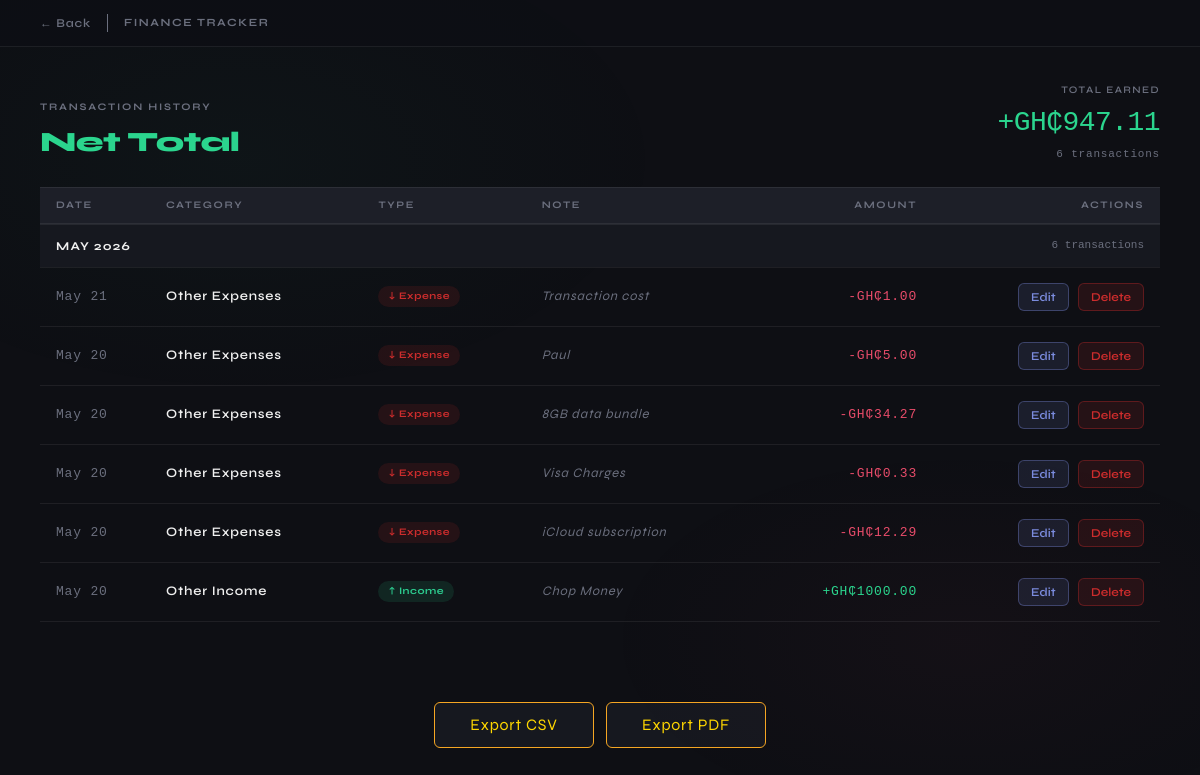
Screenshot of /transaction-history (signed in) with the database file from the repository.
### main.py (models this page shows)
class Transaction(db.Model):
    id = db.Column(db.Integer, primary_key=True)
    amount = db.Column(db.Float, nullable=False)
    category = db.Column(db.String(120), nullable=False)
    transaction_type = db.Column(db.String(120), nullable=False)
    month = db.Column(db.String(120), nullable=False)
    year = db.Column(db.String(120), nullable=False)
    dateMonth = db.Column(db.String(120) ,nullable=False)
    note = db.Column(db.String(120), nullable=True)
    user_id = db.Column(db.Integer, db.ForeignKey('user.id'), nullable=False)

### main.py (the view)
@app.route("/transaction-history")
@login_required
def transaction_history():
    filter_type = request.args.get('filter', 'all')
    current_month_str = actual_month(now.month)
    current_year_str = str(now.year)
    last_month_num = 12 if now.month == 1 else now.month - 1
    last_month_year_str = str(now.year - 1) if now.month == 1 else str(now.year)
    last_month_str = actual_month(last_month_num)
    base_query = Transaction.query.filter_by(user_id=current_user.id)
    if filter_type == 'income':
        transactions = base_query.filter_by(transaction_type='income', month=current_month_str,
                                            year=current_year_str).all()
        page_title = "Income"
    elif filter_type == 'expenses':
        transactions = base_query.filter_by(transaction_type='expenses', month=current_month_str,
                                            year=current_year_str).all()
        page_title = "Expenses"
    elif filter_type == 'last_month_income':
        transactions = base_query.filter_by(transaction_type='income', month=last_month_str,
                                            year=last_month_year_str).all()
        page_title = "Last Month Income"
    elif filter_type == 'last_month_expenses':
        transactions = base_query.filter_by(transaction_type='expenses', month=last_month_str,
                                            year=last_month_year_str).all()
        page_title = "Last Month Expenses"
    else:  # 'net' or 'all'
        transactions = base_query.all()
        page_title = "Net Total"
    transactions.sort(key=lambda x: x.id, reverse=True)
    return render_template("transaction-history.html", transactions=transactions, page_title=page_title,
                           filter_type=filter_type)

### main.py (called while the page is built)
def actual_month(fig:int) -> str:
    num:int = fig - 1
    month_string:str = monthStr[num]
    return month_string

@login_manager.user_loader
def load_user(user_id):
    return User.query.get(int(user_id))

### templates/transaction-history.html (shortened to what this page needs)
<!doctype html>
<html lang="en">
  <head>
    <link rel="stylesheet" href="{{ url_for('static', filename='bootstrap.min.css') }}" />
    <link rel="stylesheet" href="{{ url_for('static', filename='styles.css') }}" />
    <link rel="stylesheet" href="{{ url_for('static', filename='history.css') }}" />
  </head>
  <body>
    <div class="topbar">
      <div class="topbar-left">
        <a class="back-btn" href="{{ url_for('home') }}">← Back</a>
        <span class="topbar-brand">FINANCE TRACKER</span>
      </div>
    </div>
    {% set income_list = transactions | selectattr('transaction_type', 'equalto', 'income') | list %}
    {% set expense_list = transactions | selectattr('transaction_type', 'equalto', 'expenses') | list %}
    {% set total_income = income_list | sum(attribute='amount') %}
    {% set total_expenses = expense_list | sum(attribute='amount') %}
    {% if filter_type in ['income', 'last_month_income'] %}
      {% set display_total = total_income %}
      {% set sign = '+' %}
      {% set color_class = 'income' %}
    {% elif filter_type in ['expenses', 'last_month_expenses'] %}
      {% set display_total = total_expenses %}
      {% set sign = '-' %}
      {% set color_class = 'expense' %}
    {% else %}
      {% set display_total = total_income - total_expenses %}
      {% set sign = '+' if display_total >= 0 else '' %}
      {% set color_class = 'income' if display_total >= 0 else 'expense' %}
    {% endif %}
    <div class="page-header">
      <div class="page-title-group">
        <div class="page-eyebrow">Transaction History</div>
        <div class="page-title {{ color_class }}s">{{ page_title }}</div>
      </div>
      <div class="page-summary">
        <div class="summary-label">{{ 'Balance' if filter_type == 'net' else ('Total Earned' if color_class == 'income' else 'Total Spent') }}</div>
        <div class="summary-total {{ color_class }}s">
          {{ sign }}GH₵{{ "%.2f"|format(display_total) }}
        </div>
        <div class="summary-count">{{ transactions | length }} transactions</div>
      </div>
    </div>
    <div class="table-wrap">
      {% if transactions %}
        {% set ns = namespace(current_month='', current_year='') %}
        <table>
          <thead>
            <tr class="col-headers">
              <th>Date</th>
              <th>Category</th>
              <th>Type</th>
              <th>Note</th>
              <th class="right">Amount</th>
              <th class="right">Actions</th>
            </tr>
          </thead>
          <tbody>
            {% for t in transactions %}
              {% if t.month != ns.current_month or t.year|string != ns.current_year %}
                {% set ns.current_month = t.month %}
                {% set ns.current_year = t.year|string %}
                {% set month_txns = transactions | selectattr('month', 'equalto', t.month) | selectattr('year', 'equalto', t.year) | list %}
                <tr class="month-group">
                  <td colspan="4">{{ t.month }} {{ t.year }}</td>
                  <td colspan="2" class="month-count-col">{{ month_txns | length }} transactions</td>
                </tr>
              {% endif %}
              <tr class="data-row">
                <td class="date-cell">{{ t.dateMonth }}</td>
                <td class="category-cell">{{ t.category }}</td>
                <td>
                  <span class="type-pill {{ 'income' if t.transaction_type == 'income' else 'expense' }}">
                    {{ '↑ Income' if t.transaction_type == 'income' else '↓ Expense' }}
                  </span>
                </td>
                <td class="note-cell">{{ t.note or '—' }}</td>
                <td class="amount-cell {{ 'income' if t.transaction_type == 'income' else 'expense' }}s">
                  {{ '+' if t.transaction_type == 'income' else '-' }}GH₵{{ "%.2f"|format(t.amount) }}
                </td>
                <td class="actions-cell">
                  <button type="button" class="btn-edit"
                          data-id="{{ t.id }}"
                          data-amount="{{ t.amount }}"
                          data-category="{{ t.category }}"
                          data-type="{{ t.transaction_type }}"
                          data-note="{{ t.note }}"
                          onclick="openEditModalSafely(this)">
                    Edit
                  </button>
                  <form action="{{ url_for('delete_transaction', tx_id=t.id) }}" method="POST"
                        style="display:inline; margin:0;"
                        onsubmit="return confirm('Are you sure you want to delete this transaction?');">
                    <button type="submit" class="btn-delete">Delete</button>
                  </form>
                </td>
              </tr>
            {% endfor %}
          </tbody>
        </table>
      {% else %}
        <div class="empty">
          <div class="empty-icon">📭</div>
          <p>No transactions found for this category.</p>
        </div>
      {% endif %}
    </div>
    <div class="export-row">
      <a href="{{ url_for('export') }}" class="export btn">Export CSV</a>
      <a href="{{ url_for('export_pdf') }}" class="export btn">Export PDF</a>
    </div>
  </body>
</html>

### static/styles.css (style rules this page uses)
* { margin: 0; padding: 0; box-sizing: border-box; }
body { font-family: 'Syne', sans-serif; background-color: #0e0f14; height: 100vh; color: #fff; letter-spacing: 0.05em; }
a { text-decoration: none; color: inherit; }
.income { border-top: 5px solid #2bd58e; background: linear-gradient(135deg, rgba(43, 213, 142, 0.08) 0%, #15171e 40%, #0d0e12 100%); color: #2bd58e; }
.expenses { border-top: 5px solid #e84c6a; background: linear-gradient(135deg, rgba(213, 68, 43, 0.08) 0%, #15171e 40%, #0d0e12 100%); color: #e84c6a; }

### static/history.css (style rules this page uses)
*, *::before, *::after { box-sizing: border-box; margin: 0; padding: 0; }
body { background: #0e0f14; font-family: "Syne", sans-serif; color: #f0f0f0; min-height: 100vh; }
body::before { content: ""; position: fixed; inset: 0; background: radial-gradient( ellipse 60% 50% at 20% 20%, rgba(45, 204, 143, 0.03) 0%, transparent 60% ), radial-gradient( ellipse 50% 40% at 80% 80%, rgba(232, 76, 106, 0.03) 0%, transparent 60% ); pointer-events: none; z-index: 0; }
.topbar { position: sticky; top: 0; z-index: 100; background: rgba(14, 15, 20, 0.85); border-bottom: 1px solid rgba(255, 255, 255, 0.07); display: flex; align-items: center; justify-content: space-between; padding: 14px 40px; }
.topbar-left { display: flex; align-items: center; gap: 16px; }
.back-btn { display: flex; align-items: center; gap: 6px; font-size: 12px; font-weight: 600; color: #6b6f7e; cursor: pointer; background: none; border: none; font-family: "Syne", sans-serif; transition: color 0.15s; text-decoration: none; }
.topbar-brand { font-size: 11px; font-weight: 700; letter-spacing: 0.14em; text-transform: uppercase; color: #6b6f7e; }
.page-header { padding: 36px 40px 24px; display: flex; align-items: flex-end; justify-content: space-between; position: relative; z-index: 1; }
.page-eyebrow { font-size: 10px; font-weight: 700; letter-spacing: 0.18em; text-transform: uppercase; color: #6b6f7e; margin-bottom: 6px; }
.page-title { font-size: 28px; font-weight: 800; letter-spacing: -0.02em; color: #2dcc8f; }
.page-summary { text-align: right; }
.summary-label { font-size: 10px; font-weight: 600; letter-spacing: 0.14em; text-transform: uppercase; color: #6b6f7e; margin-bottom: 4px; }
.summary-total { font-family: "DM Mono", monospace; font-size: 28px; font-weight: 500; color: #2dcc8f; letter-spacing: -0.02em; }
.summary-count { font-size: 11px; color: #6b6f7e; font-family: "DM Mono", monospace; margin-top: 2px; }
.table-wrap { padding: 0 40px 40px; position: relative; z-index: 1; }
table { width: 100%; border-collapse: collapse; }
.col-headers { border-top: 1px solid rgba(255, 255, 255, 0.07); border-bottom: 1px solid rgba(255, 255, 255, 0.07); background: #1d1f28; }
.col-headers th { padding: 10px 16px; font-size: 10px; font-weight: 700; letter-spacing: 0.16em; text-transform: uppercase; color: #6b6f7e; text-align: left; }
.col-headers th.right { text-align: right; }
tbody tr.data-row { border-bottom: 1px solid rgba(255, 255, 255, 0.07); transition: background 0.15s; cursor: default; }
tbody tr.data-row td { padding: 15px 16px; font-size: 13px; vertical-align: middle; }
.date-cell { font-family: "DM Mono", monospace; font-size: 12px; color: #6b6f7e; white-space: nowrap; width: 110px; }
.category-cell { font-weight: 600; }
.type-pill { display: inline-flex; align-items: center; gap: 4px; padding: 3px 10px; border-radius: 20px; font-size: 10px; font-weight: 700; letter-spacing: 0.05em; white-space: nowrap; }
.type-pill.income { border-top: none; background: rgba(45,204,143,0.12); color: #2dcc8f; }
.type-pill.expense { background: rgba(204, 45, 45, 0.12); color: #cc2d2d; }
.note-cell { font-size: 12px; color: #6b6f7e; font-style: italic; max-width: 200px; overflow: hidden; text-overflow: ellipsis; white-space: nowrap; }
.amount-cell { font-family: "DM Mono", monospace; font-size: 14px; font-weight: 500; text-align: right; white-space: nowrap; }
.export { border: 1px solid #f5a623; color: gold; display: block; background: #16181f; width: 200px; margin: 10px auto; }
.incomes { color: #2bd58e; }
.expenses { border-top: none; background: none; }

### rows the page displays
Transaction: month "MAY", year "2026", month_txns "6", dateMonth "May 21", category "Other Expenses", transaction_type "↓ Expense", note "Transaction cost", transaction_type "-", amount "1.00"
Transaction: dateMonth "May 20", category "Other Expenses", transaction_type "↓ Expense", note "Paul", transaction_type "-", amount "5.00"
Transaction: dateMonth "May 20", category "Other Expenses", transaction_type "↓ Expense", note "8GB data bundle", transaction_type "-", amount "34.27"
Transaction: dateMonth "May 20", category "Other Expenses", transaction_type "↓ Expense", note "Visa Charges", transaction_type "-", amount "0.33"
Transaction: dateMonth "May 20", category "Other Expenses", transaction_type "↓ Expense", note "iCloud subscription", transaction_type "-", amount "12.29"
Transaction: dateMonth "May 20", category "Other Income", transaction_type "↑ Income", note "Chop Money", transaction_type "+", amount "1000.00"

### other values shown
{{ page_title }} "Net Total"
{{ sign }} "+"
{{ "%.2f"|format(display_total) }} "947.11"
{{ transactions | length }} "6"
